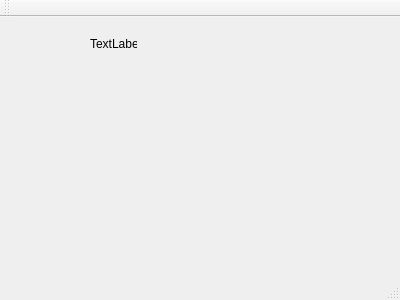
<?xml version="1.0" encoding="UTF-8"?>
<ui version="4.0">
 <class>MainWindow</class>
 <widget class="QMainWindow" name="MainWindow">
  <property name="geometry">
   <rect>
    <x>0</x>
    <y>0</y>
    <width>400</width>
    <height>300</height>
   </rect>
  </property>
  <property name="windowTitle">
   <string>MainWindow</string>
  </property>
  <widget class="QWidget" name="centralWidget">
   <widget class="QLabel" name="label">
    <property name="geometry">
     <rect>
      <x>90</x>
      <y>20</y>
      <width>47</width>
      <height>13</height>
     </rect>
    </property>
    <property name="text">
     <string>TextLabel</string>
    </property>
   </widget>
  </widget>
  <widget class="QMenuBar" name="menuBar">
   <property name="geometry">
    <rect>
     <x>0</x>
     <y>0</y>
     <width>400</width>
     <height>20</height>
    </rect>
   </property>
  </widget>
  <widget class="QToolBar" name="mainToolBar">
   <attribute name="toolBarArea">
    <enum>TopToolBarArea</enum>
   </attribute>
   <attribute name="toolBarBreak">
    <bool>false</bool>
   </attribute>
  </widget>
  <widget class="QStatusBar" name="statusBar"/>
 </widget>
 <layoutdefault spacing="6" margin="11"/>
 <resources/>
 <connections/>
</ui>
